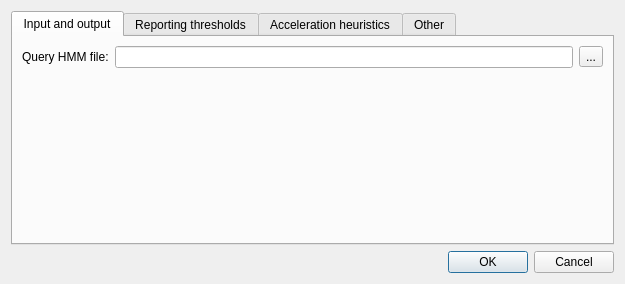
<?xml version="1.0" encoding="UTF-8"?>
<ui version="4.0">
 <class>HmmerSearchDialog</class>
 <widget class="QDialog" name="HmmerSearchDialog">
  <property name="geometry">
   <rect>
    <x>0</x>
    <y>0</y>
    <width>625</width>
    <height>371</height>
   </rect>
  </property>
  <property name="sizePolicy">
   <sizepolicy hsizetype="Preferred" vsizetype="Preferred">
    <horstretch>0</horstretch>
    <verstretch>0</verstretch>
   </sizepolicy>
  </property>
  <property name="windowTitle">
   <string>HMM3 Search</string>
  </property>
  <layout class="QVBoxLayout" name="verticalLayout_7">
   <property name="sizeConstraint">
    <enum>QLayout::SetMinAndMaxSize</enum>
   </property>
   <item>
    <widget class="QTabWidget" name="tabWidget">
     <property name="sizePolicy">
      <sizepolicy hsizetype="Expanding" vsizetype="Maximum">
       <horstretch>0</horstretch>
       <verstretch>0</verstretch>
      </sizepolicy>
     </property>
     <property name="sizeHint" stdset="0">
      <size>
       <width>587</width>
       <height>309</height>
      </size>
     </property>
     <property name="tabShape">
      <enum>QTabWidget::Rounded</enum>
     </property>
     <property name="currentIndex">
      <number>0</number>
     </property>
     <widget class="QWidget" name="inputAndOutputTab">
      <property name="sizePolicy">
       <sizepolicy hsizetype="Preferred" vsizetype="Preferred">
        <horstretch>0</horstretch>
        <verstretch>0</verstretch>
       </sizepolicy>
      </property>
      <attribute name="title">
       <string>Input and output</string>
      </attribute>
      <layout class="QVBoxLayout" name="verticalLayout_5">
       <property name="sizeConstraint">
        <enum>QLayout::SetMinAndMaxSize</enum>
       </property>
       <item>
        <layout class="QHBoxLayout" name="horizontalLayout_12">
         <item>
          <widget class="QLabel" name="queryHmmFileLabel">
           <property name="text">
            <string>Query HMM file:</string>
           </property>
          </widget>
         </item>
         <item>
          <widget class="QLineEdit" name="queryHmmFileEdit"/>
         </item>
         <item>
          <widget class="QToolButton" name="queryHmmFileToolButton">
           <property name="text">
            <string>...</string>
           </property>
          </widget>
         </item>
        </layout>
       </item>
       <item>
        <layout class="QVBoxLayout" name="verticalLayout_2">
         <property name="sizeConstraint">
          <enum>QLayout::SetMinAndMaxSize</enum>
         </property>
        </layout>
       </item>
      </layout>
     </widget>
     <widget class="QWidget" name="reportingTresholdsTab">
      <attribute name="title">
       <string>Reporting thresholds</string>
      </attribute>
      <layout class="QVBoxLayout" name="verticalLayout_3">
       <property name="sizeConstraint">
        <enum>QLayout::SetMinAndMaxSize</enum>
       </property>
       <item>
        <layout class="QHBoxLayout" name="horizontalLayout_3">
         <item>
          <widget class="QRadioButton" name="useEvalTresholdsButton">
           <property name="sizePolicy">
            <sizepolicy hsizetype="Expanding" vsizetype="Fixed">
             <horstretch>0</horstretch>
             <verstretch>0</verstretch>
            </sizepolicy>
           </property>
           <property name="text">
            <string>Report domains with E-value less than</string>
           </property>
           <property name="checked">
            <bool>true</bool>
           </property>
          </widget>
         </item>
         <item>
          <widget class="QSpinBox" name="domESpinBox">
           <property name="prefix">
            <string>1E+</string>
           </property>
           <property name="minimum">
            <number>-999</number>
           </property>
           <property name="maximum">
            <number>1</number>
           </property>
           <property name="value">
            <number>1</number>
           </property>
          </widget>
         </item>
        </layout>
       </item>
       <item>
        <widget class="QRadioButton" name="useScoreTresholdsButton">
         <property name="enabled">
          <bool>true</bool>
         </property>
         <property name="sizePolicy">
          <sizepolicy hsizetype="Expanding" vsizetype="Fixed">
           <horstretch>0</horstretch>
           <verstretch>0</verstretch>
          </sizepolicy>
         </property>
         <property name="text">
          <string>Report domains with score greater than</string>
         </property>
        </widget>
       </item>
       <item>
        <layout class="QHBoxLayout" name="horizontalLayout_4">
         <item>
          <spacer name="horizontalSpacer_2">
           <property name="orientation">
            <enum>Qt::Horizontal</enum>
           </property>
           <property name="sizeType">
            <enum>QSizePolicy::Fixed</enum>
           </property>
           <property name="sizeHint" stdset="0">
            <size>
             <width>13</width>
             <height>20</height>
            </size>
           </property>
          </spacer>
         </item>
         <item>
          <widget class="QRadioButton" name="useExplicitScoreTresholdButton">
           <property name="enabled">
            <bool>false</bool>
           </property>
           <property name="sizePolicy">
            <sizepolicy hsizetype="Expanding" vsizetype="Fixed">
             <horstretch>0</horstretch>
             <verstretch>0</verstretch>
            </sizepolicy>
           </property>
           <property name="text">
            <string>Score threshold:</string>
           </property>
          </widget>
         </item>
         <item>
          <widget class="QDoubleSpinBox" name="scoreTresholdDoubleSpin">
           <property name="enabled">
            <bool>false</bool>
           </property>
           <property name="minimum">
            <double>0.010000000000000</double>
           </property>
           <property name="value">
            <double>0.010000000000000</double>
           </property>
          </widget>
         </item>
        </layout>
       </item>
       <item>
        <layout class="QHBoxLayout" name="horizontalLayout_5">
         <item>
          <spacer name="horizontalSpacer_5">
           <property name="orientation">
            <enum>Qt::Horizontal</enum>
           </property>
           <property name="sizeType">
            <enum>QSizePolicy::Fixed</enum>
           </property>
           <property name="sizeHint" stdset="0">
            <size>
             <width>13</width>
             <height>20</height>
            </size>
           </property>
          </spacer>
         </item>
         <item>
          <widget class="QRadioButton" name="useGATresholdsButton">
           <property name="enabled">
            <bool>false</bool>
           </property>
           <property name="sizePolicy">
            <sizepolicy hsizetype="Expanding" vsizetype="Fixed">
             <horstretch>0</horstretch>
             <verstretch>0</verstretch>
            </sizepolicy>
           </property>
           <property name="text">
            <string>Use profile's GA gathering cutoffs</string>
           </property>
          </widget>
         </item>
        </layout>
       </item>
       <item>
        <layout class="QHBoxLayout" name="horizontalLayout_6">
         <item>
          <spacer name="horizontalSpacer_4">
           <property name="orientation">
            <enum>Qt::Horizontal</enum>
           </property>
           <property name="sizeType">
            <enum>QSizePolicy::Fixed</enum>
           </property>
           <property name="sizeHint" stdset="0">
            <size>
             <width>13</width>
             <height>20</height>
            </size>
           </property>
          </spacer>
         </item>
         <item>
          <widget class="QRadioButton" name="useNCTresholdsButton">
           <property name="enabled">
            <bool>false</bool>
           </property>
           <property name="sizePolicy">
            <sizepolicy hsizetype="Expanding" vsizetype="Fixed">
             <horstretch>0</horstretch>
             <verstretch>0</verstretch>
            </sizepolicy>
           </property>
           <property name="text">
            <string>Use profile's NC noise cutoffs</string>
           </property>
          </widget>
         </item>
        </layout>
       </item>
       <item>
        <layout class="QHBoxLayout" name="horizontalLayout_7">
         <item>
          <spacer name="horizontalSpacer_3">
           <property name="orientation">
            <enum>Qt::Horizontal</enum>
           </property>
           <property name="sizeType">
            <enum>QSizePolicy::Fixed</enum>
           </property>
           <property name="sizeHint" stdset="0">
            <size>
             <width>13</width>
             <height>20</height>
            </size>
           </property>
          </spacer>
         </item>
         <item>
          <widget class="QRadioButton" name="useTCTresholdsButton">
           <property name="enabled">
            <bool>false</bool>
           </property>
           <property name="text">
            <string>Use profile's TC trusted cutoffs</string>
           </property>
          </widget>
         </item>
        </layout>
       </item>
       <item>
        <layout class="QHBoxLayout" name="horizontalLayout_8">
         <item>
          <widget class="QCheckBox" name="domZCheckBox">
           <property name="sizePolicy">
            <sizepolicy hsizetype="Expanding" vsizetype="Fixed">
             <horstretch>0</horstretch>
             <verstretch>0</verstretch>
            </sizepolicy>
           </property>
           <property name="text">
            <string>Number of significant sequences for domain E-value calculation</string>
           </property>
          </widget>
         </item>
         <item>
          <widget class="QDoubleSpinBox" name="domZDoubleSpinBox">
           <property name="enabled">
            <bool>false</bool>
           </property>
           <property name="maximum">
            <double>999999999.000000000000000</double>
           </property>
          </widget>
         </item>
        </layout>
       </item>
       <item>
        <spacer name="verticalSpacer_2">
         <property name="orientation">
          <enum>Qt::Vertical</enum>
         </property>
         <property name="sizeHint" stdset="0">
          <size>
           <width>1</width>
           <height>1</height>
          </size>
         </property>
        </spacer>
       </item>
      </layout>
     </widget>
     <widget class="QWidget" name="accelarationHeuristicsTab">
      <attribute name="title">
       <string>Acceleration heuristics</string>
      </attribute>
      <layout class="QVBoxLayout" name="verticalLayout_4">
       <property name="sizeConstraint">
        <enum>QLayout::SetMinAndMaxSize</enum>
       </property>
       <item>
        <widget class="QCheckBox" name="nobiasCheckBox">
         <property name="sizePolicy">
          <sizepolicy hsizetype="Expanding" vsizetype="Fixed">
           <horstretch>0</horstretch>
           <verstretch>0</verstretch>
          </sizepolicy>
         </property>
         <property name="text">
          <string>Turn off composition bias filter</string>
         </property>
        </widget>
       </item>
       <item>
        <widget class="QCheckBox" name="nonull2CheckBox">
         <property name="sizePolicy">
          <sizepolicy hsizetype="Expanding" vsizetype="Fixed">
           <horstretch>0</horstretch>
           <verstretch>0</verstretch>
          </sizepolicy>
         </property>
         <property name="text">
          <string>Turn off biased composition score corrections</string>
         </property>
        </widget>
       </item>
       <item>
        <widget class="QCheckBox" name="maxCheckBox">
         <property name="sizePolicy">
          <sizepolicy hsizetype="Expanding" vsizetype="Fixed">
           <horstretch>0</horstretch>
           <verstretch>0</verstretch>
          </sizepolicy>
         </property>
         <property name="text">
          <string>Turn all heuristic filters off (less speed, more power)</string>
         </property>
        </widget>
       </item>
       <item>
        <layout class="QHBoxLayout" name="horizontalLayout_9">
         <item>
          <widget class="QLabel" name="f1Label">
           <property name="sizePolicy">
            <sizepolicy hsizetype="Expanding" vsizetype="Preferred">
             <horstretch>0</horstretch>
             <verstretch>0</verstretch>
            </sizepolicy>
           </property>
           <property name="text">
            <string>MSV filter threshold:</string>
           </property>
          </widget>
         </item>
         <item>
          <widget class="QDoubleSpinBox" name="f1DoubleSpinBox">
           <property name="decimals">
            <number>5</number>
           </property>
           <property name="minimum">
            <double>-999999999.000000000000000</double>
           </property>
           <property name="maximum">
            <double>999999999.000000000000000</double>
           </property>
           <property name="value">
            <double>0.020000000000000</double>
           </property>
          </widget>
         </item>
        </layout>
       </item>
       <item>
        <layout class="QHBoxLayout" name="horizontalLayout_10">
         <item>
          <widget class="QLabel" name="f2Label">
           <property name="sizePolicy">
            <sizepolicy hsizetype="Expanding" vsizetype="Preferred">
             <horstretch>0</horstretch>
             <verstretch>0</verstretch>
            </sizepolicy>
           </property>
           <property name="text">
            <string>Viterbi filter threshold:</string>
           </property>
          </widget>
         </item>
         <item>
          <widget class="QDoubleSpinBox" name="f2DoubleSpinBox">
           <property name="decimals">
            <number>5</number>
           </property>
           <property name="minimum">
            <double>-999999999.000000000000000</double>
           </property>
           <property name="maximum">
            <double>999999999.000000000000000</double>
           </property>
          </widget>
         </item>
        </layout>
       </item>
       <item>
        <layout class="QHBoxLayout" name="horizontalLayout_11">
         <item>
          <widget class="QLabel" name="f3Label">
           <property name="sizePolicy">
            <sizepolicy hsizetype="Expanding" vsizetype="Preferred">
             <horstretch>0</horstretch>
             <verstretch>0</verstretch>
            </sizepolicy>
           </property>
           <property name="text">
            <string>Forward filter threshold:</string>
           </property>
          </widget>
         </item>
         <item>
          <widget class="QDoubleSpinBox" name="f3DoubleSpinBox">
           <property name="decimals">
            <number>5</number>
           </property>
           <property name="minimum">
            <double>-999999999.000000000000000</double>
           </property>
           <property name="maximum">
            <double>999999999.000000000000000</double>
           </property>
          </widget>
         </item>
        </layout>
       </item>
       <item>
        <spacer name="verticalSpacer_3">
         <property name="orientation">
          <enum>Qt::Vertical</enum>
         </property>
         <property name="sizeHint" stdset="0">
          <size>
           <width>1</width>
           <height>1</height>
          </size>
         </property>
        </spacer>
       </item>
      </layout>
     </widget>
     <widget class="QWidget" name="otherTab">
      <attribute name="title">
       <string>Other</string>
      </attribute>
      <layout class="QVBoxLayout" name="verticalLayout">
       <property name="sizeConstraint">
        <enum>QLayout::SetMinAndMaxSize</enum>
       </property>
       <item>
        <layout class="QVBoxLayout" name="verticalLayout_6">
         <property name="sizeConstraint">
          <enum>QLayout::SetMinAndMaxSize</enum>
         </property>
         <item>
          <layout class="QHBoxLayout" name="horizontalLayout_15">
           <item>
            <widget class="QLabel" name="seedLabel">
             <property name="sizePolicy">
              <sizepolicy hsizetype="Expanding" vsizetype="Preferred">
               <horstretch>0</horstretch>
               <verstretch>0</verstretch>
              </sizepolicy>
             </property>
             <property name="text">
              <string>Random generator seed</string>
             </property>
            </widget>
           </item>
           <item>
            <widget class="QSpinBox" name="seedSpinBox">
             <property name="maximum">
              <number>999999999</number>
             </property>
             <property name="value">
              <number>42</number>
             </property>
            </widget>
           </item>
          </layout>
         </item>
         <item>
          <layout class="QHBoxLayout" name="horizontalLayout_16">
           <item>
            <spacer name="horizontalSpacer">
             <property name="orientation">
              <enum>Qt::Horizontal</enum>
             </property>
             <property name="sizeType">
              <enum>QSizePolicy::Fixed</enum>
             </property>
             <property name="sizeHint" stdset="0">
              <size>
               <width>10</width>
               <height>20</height>
              </size>
             </property>
            </spacer>
           </item>
           <item>
            <widget class="QLabel" name="seedAddLabel">
             <property name="sizePolicy">
              <sizepolicy hsizetype="Expanding" vsizetype="Preferred">
               <horstretch>0</horstretch>
               <verstretch>0</verstretch>
              </sizepolicy>
             </property>
             <property name="text">
              <string>* 0 means that one-time arbitrary seed will be used</string>
             </property>
            </widget>
           </item>
          </layout>
         </item>
        </layout>
       </item>
       <item>
        <spacer name="verticalSpacer_6">
         <property name="orientation">
          <enum>Qt::Vertical</enum>
         </property>
         <property name="sizeHint" stdset="0">
          <size>
           <width>1</width>
           <height>1</height>
          </size>
         </property>
        </spacer>
       </item>
      </layout>
     </widget>
    </widget>
   </item>
   <item>
    <widget class="QDialogButtonBox" name="buttonBox">
     <property name="standardButtons">
      <set>QDialogButtonBox::Cancel|QDialogButtonBox::Ok</set>
     </property>
    </widget>
   </item>
  </layout>
 </widget>
 <resources/>
 <connections/>
</ui>
